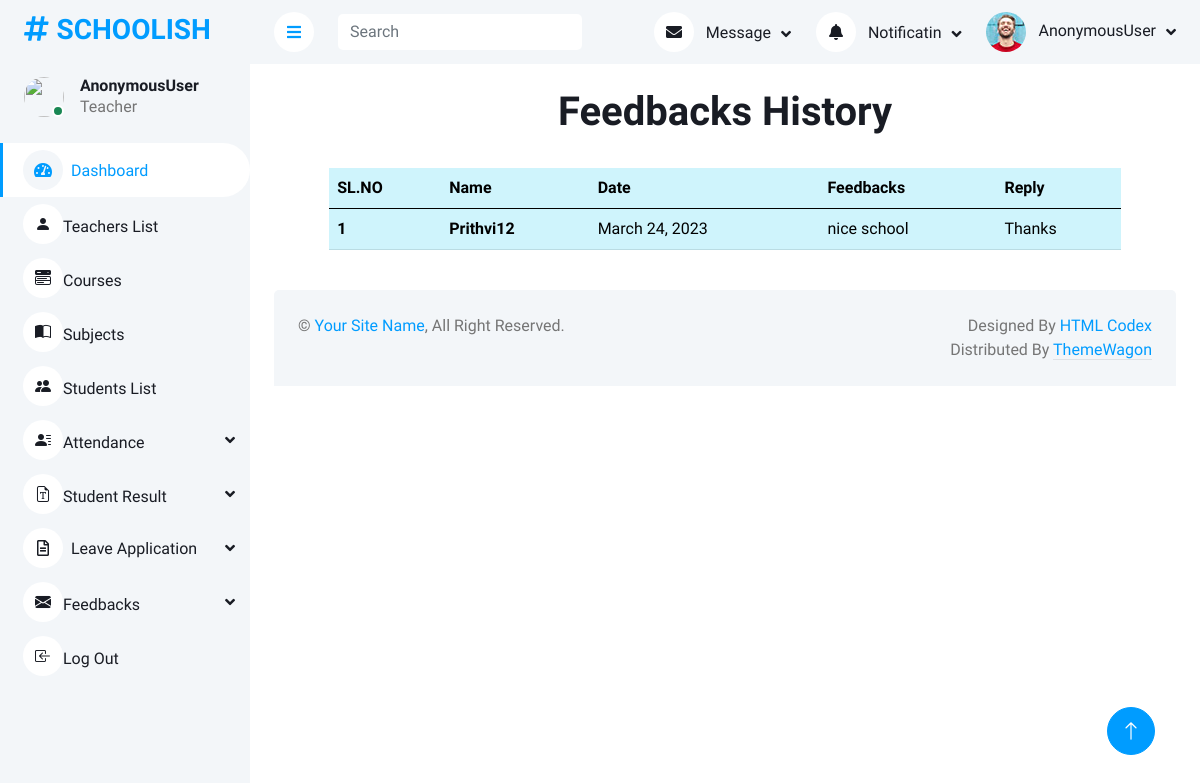
/teacherdashboard/feedback/view, run on the app's committed database.
### home/models.py (models this page shows, shortened)
class TeacherFeedback(models.Model):
    user = models.ForeignKey(Login, on_delete=models.DO_NOTHING)
    Feedback = models.CharField(max_length=200)
    Date = models.DateField(auto_now=True)
    Reply = models.TextField(null=True, blank=True)

class Login(AbstractUser):
    is_teacher = models.BooleanField(default=False)
    is_student = models.BooleanField(default=False)

### home/teacherviews.py (the view)
# urls.py: path('teacherdashboard/feedback/view', teacherviews.teacher_view_feedback, name='teacher_view_feedback'),
def teacher_view_feedback(request):
    data = TeacherFeedback.objects.all()
    return render(request,'Teacher/Viewfeedbacks.html',{'data':data})

### templates/Teacher/Viewfeedbacks.html
{% extends 'Teacher/Teacherbase.html' %}
{% load crispy_forms_tags %}
{% block content %}
<br>
<h1 class="text-center">Feedbacks History</h1><br>
<div class="col-xl-10 mx-auto">
<table class="table table-info">
  <thead>
    <tr >
      <th scope="col">SL.NO</th>
      <th scope="col">Name</th>
      <th scope="col">Date</th>
      <th scope="col">Feedbacks</th>
      <th scope="col">Reply</th>
    </tr>
  </thead>
  <tbody>
    {% for i in data %}
    <tr>
      <th scope="row">{{forloop.counter}}</th>
      <th scope="row">{{i.user}}</th>
      <td>{{i.Date}}</td>
      <td>{{i.Feedback}}</td>
      <td>{{i.Reply}}</td>
    </tr>
    {% endfor %}
  </tbody>
</table>
</div>
{% endblock %}

### static/set2/css/style.css (style rules this page uses)
:root { --primary: #009CFF; --light: #F3F6F9; --dark: #191C24; }

### data on the page
TeacherFeedback: user "Prithvi12", Date "March 24, 2023", Feedback "nice school", Reply "Thanks"

### other printed values
{{ request.user }} "AnonymousUser"
